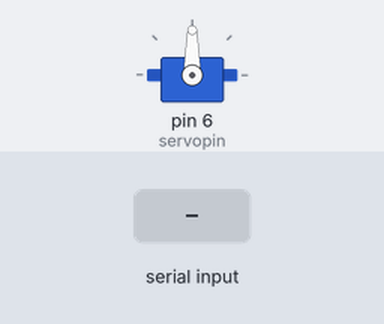
A sketch run on a simulated Arduino Uno, built with avr-gcc and run on an emulated ATmega328P. Shown: servo. Inputs (shaded band) come from the test bench. What the sketch prints to the serial monitor is not drawn.

Above: at 2.8 s.
2.9 s: "1\n" received over the second serial link
At 3.3 s:
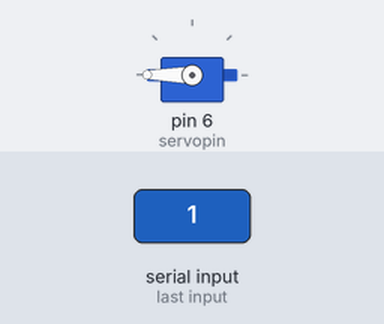
Timing chart, 0 to 5.9 s (numbered marks = the images above; inputs shaded):
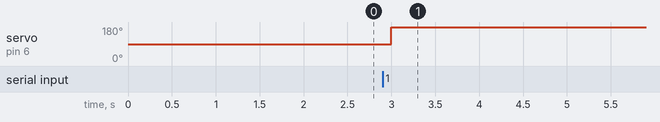

Measured:
- after the input at 2.9 s, servo on pin 6 (servopin): 90° → 180° after 0.10 s

The sketch:

week6b.ino
```cpp
#include<SoftwareSerial.h>
#include<Servo.h>
SoftwareSerial EEBLUE(10,11);
int servopin=6;
Servo S1;
void setup()
{
  S1.attach(servopin);
  Serial.begin(9600);
  EEBLUE.begin(9600);
  Serial.println("Bluetooth Started");
}
void loop()
{
   if(EEBLUE.available()&&EEBLUE.parseInt()==1)
   {
        S1.write(180);
   }
      delay(1000);
}
```
